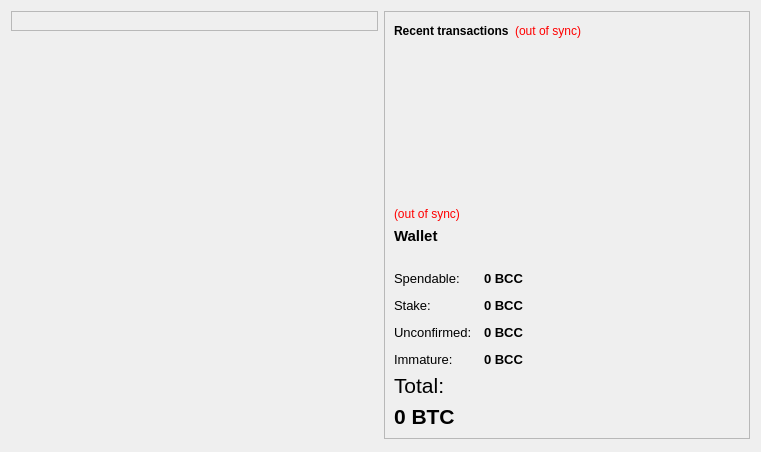
<?xml version="1.0" encoding="UTF-8"?>
<ui version="4.0">
 <class>OverviewPage</class>
 <widget class="QWidget" name="OverviewPage">
  <property name="geometry">
   <rect>
    <x>0</x>
    <y>0</y>
    <width>761</width>
    <height>452</height>
   </rect>
  </property>
  <property name="windowTitle">
   <string>Form</string>
  </property>
  <layout class="QHBoxLayout" name="horizontalLayout" stretch="1,1">
   <item>
    <layout class="QVBoxLayout" name="verticalLayout_2">
     <item>
      <widget class="QFrame" name="frame">
       <property name="frameShape">
        <enum>QFrame::StyledPanel</enum>
       </property>
       <property name="frameShadow">
        <enum>QFrame::Raised</enum>
       </property>
       <layout class="QVBoxLayout" name="verticalLayout_4">
        <item>
         <layout class="QHBoxLayout" name="horizontalLayout_4"/>
        </item>
       </layout>
      </widget>
     </item>
     <item>
      <spacer name="verticalSpacer">
       <property name="orientation">
        <enum>Qt::Vertical</enum>
       </property>
       <property name="sizeHint" stdset="0">
        <size>
         <width>20</width>
         <height>40</height>
        </size>
       </property>
      </spacer>
     </item>
    </layout>
   </item>
   <item>
    <layout class="QVBoxLayout" name="verticalLayout_3">
     <item>
      <widget class="QFrame" name="frame_2">
       <property name="frameShape">
        <enum>QFrame::StyledPanel</enum>
       </property>
       <property name="frameShadow">
        <enum>QFrame::Raised</enum>
       </property>
       <layout class="QVBoxLayout" name="verticalLayout">
        <item>
         <layout class="QHBoxLayout" name="horizontalLayout_2">
          <item>
           <widget class="QLabel" name="label_4">
            <property name="text">
             <string>&lt;b&gt;Recent transactions&lt;/b&gt;</string>
            </property>
           </widget>
          </item>
          <item>
           <widget class="QLabel" name="labelTransactionsStatus">
            <property name="toolTip">
             <string>The displayed information may be out of date. Your wallet automatically synchronizes with the USDE network after a connection is established, but this process has not completed yet.</string>
            </property>
            <property name="styleSheet">
             <string notr="true">QLabel { color: red; }</string>
            </property>
            <property name="text">
             <string notr="true">(out of sync)</string>
            </property>
            <property name="alignment">
             <set>Qt::AlignRight|Qt::AlignTrailing|Qt::AlignVCenter</set>
            </property>
           </widget>
          </item>
          <item>
           <spacer name="horizontalSpacer">
            <property name="orientation">
             <enum>Qt::Horizontal</enum>
            </property>
            <property name="sizeHint" stdset="0">
             <size>
              <width>40</width>
              <height>20</height>
             </size>
            </property>
           </spacer>
          </item>
         </layout>
        </item>
        <item>
         <widget class="QListView" name="listTransactions">
          <property name="styleSheet">
           <string notr="true">QListView { background: transparent; }</string>
          </property>
          <property name="frameShape">
           <enum>QFrame::NoFrame</enum>
          </property>
          <property name="verticalScrollBarPolicy">
           <enum>Qt::ScrollBarAlwaysOff</enum>
          </property>
          <property name="horizontalScrollBarPolicy">
           <enum>Qt::ScrollBarAlwaysOff</enum>
          </property>
          <property name="selectionMode">
           <enum>QAbstractItemView::NoSelection</enum>
          </property>
         </widget>
        </item>
        <item>
         <widget class="QLabel" name="labelWalletStatus">
          <property name="toolTip">
           <string>The displayed information may be out of date. Your wallet automatically synchronizes with the USDE network after a connection is established, but this process has not completed yet.</string>
          </property>
          <property name="styleSheet">
           <string notr="true">QLabel { color: red; }</string>
          </property>
          <property name="text">
           <string notr="true">(out of sync)</string>
          </property>
          <property name="alignment">
           <set>Qt::AlignLeading|Qt::AlignLeft|Qt::AlignVCenter</set>
          </property>
         </widget>
        </item>
        <item>
         <widget class="QLabel" name="label_5">
          <property name="font">
           <font>
            <pointsize>11</pointsize>
            <weight>75</weight>
            <bold>true</bold>
           </font>
          </property>
          <property name="text">
           <string>Wallet</string>
          </property>
         </widget>
        </item>
        <item>
         <spacer name="horizontalSpacer_2">
          <property name="orientation">
           <enum>Qt::Horizontal</enum>
          </property>
          <property name="sizeHint" stdset="0">
           <size>
            <width>40</width>
            <height>20</height>
           </size>
          </property>
         </spacer>
        </item>
        <item>
         <layout class="QFormLayout" name="formLayout_2">
          <property name="fieldGrowthPolicy">
           <enum>QFormLayout::AllNonFixedFieldsGrow</enum>
          </property>
          <property name="horizontalSpacing">
           <number>12</number>
          </property>
          <property name="verticalSpacing">
           <number>12</number>
          </property>
          <item row="0" column="0">
           <widget class="QLabel" name="label">
            <property name="font">
             <font>
              <pointsize>10</pointsize>
             </font>
            </property>
            <property name="text">
             <string>Spendable:</string>
            </property>
           </widget>
          </item>
          <item row="0" column="1">
           <widget class="QLabel" name="labelBalance">
            <property name="font">
             <font>
              <pointsize>10</pointsize>
              <weight>75</weight>
              <bold>true</bold>
             </font>
            </property>
            <property name="cursor">
             <cursorShape>IBeamCursor</cursorShape>
            </property>
            <property name="toolTip">
             <string>Your current spendable balance</string>
            </property>
            <property name="text">
             <string notr="true">0 BCC</string>
            </property>
            <property name="textInteractionFlags">
             <set>Qt::LinksAccessibleByMouse|Qt::TextSelectableByKeyboard|Qt::TextSelectableByMouse</set>
            </property>
           </widget>
          </item>
          <item row="1" column="0">
           <widget class="QLabel" name="label_6">
            <property name="font">
             <font>
              <pointsize>10</pointsize>
             </font>
            </property>
            <property name="text">
             <string>Stake:</string>
            </property>
           </widget>
          </item>
          <item row="1" column="1">
           <widget class="QLabel" name="labelStake">
            <property name="font">
             <font>
              <pointsize>10</pointsize>
              <weight>75</weight>
              <bold>true</bold>
             </font>
            </property>
            <property name="cursor">
             <cursorShape>IBeamCursor</cursorShape>
            </property>
            <property name="toolTip">
             <string>Total of coins that was staked, and do not yet count toward the current balance</string>
            </property>
            <property name="text">
             <string notr="true">0 BCC</string>
            </property>
            <property name="textInteractionFlags">
             <set>Qt::LinksAccessibleByMouse|Qt::TextSelectableByKeyboard|Qt::TextSelectableByMouse</set>
            </property>
           </widget>
          </item>
          <item row="2" column="0">
           <widget class="QLabel" name="label_3">
            <property name="font">
             <font>
              <pointsize>10</pointsize>
             </font>
            </property>
            <property name="text">
             <string>Unconfirmed:</string>
            </property>
           </widget>
          </item>
          <item row="2" column="1">
           <widget class="QLabel" name="labelUnconfirmed">
            <property name="font">
             <font>
              <pointsize>10</pointsize>
              <weight>75</weight>
              <bold>true</bold>
             </font>
            </property>
            <property name="cursor">
             <cursorShape>IBeamCursor</cursorShape>
            </property>
            <property name="toolTip">
             <string>Total of transactions that have yet to be confirmed, and do not yet count toward the current balance</string>
            </property>
            <property name="text">
             <string notr="true">0 BCC</string>
            </property>
            <property name="textInteractionFlags">
             <set>Qt::LinksAccessibleByMouse|Qt::TextSelectableByKeyboard|Qt::TextSelectableByMouse</set>
            </property>
           </widget>
          </item>
          <item row="3" column="0">
           <widget class="QLabel" name="labelImmatureText">
            <property name="font">
             <font>
              <pointsize>10</pointsize>
             </font>
            </property>
            <property name="text">
             <string>Immature:</string>
            </property>
           </widget>
          </item>
          <item row="3" column="1">
           <widget class="QLabel" name="labelImmature">
            <property name="font">
             <font>
              <pointsize>10</pointsize>
              <weight>75</weight>
              <bold>true</bold>
             </font>
            </property>
            <property name="toolTip">
             <string>Mined balance that has not yet matured</string>
            </property>
            <property name="text">
             <string notr="true">0 BCC</string>
            </property>
            <property name="textInteractionFlags">
             <set>Qt::LinksAccessibleByMouse|Qt::TextSelectableByKeyboard|Qt::TextSelectableByMouse</set>
            </property>
           </widget>
          </item>
         </layout>
        </item>
        <item>
         <widget class="QLabel" name="labelTotalText">
          <property name="font">
           <font>
            <family>Arial</family>
            <pointsize>16</pointsize>
           </font>
          </property>
          <property name="text">
           <string>Total:</string>
          </property>
         </widget>
        </item>
        <item>
         <widget class="QLabel" name="labelTotal">
          <property name="font">
           <font>
            <family>Arial</family>
            <pointsize>16</pointsize>
            <weight>75</weight>
            <bold>true</bold>
           </font>
          </property>
          <property name="cursor">
           <cursorShape>IBeamCursor</cursorShape>
          </property>
          <property name="toolTip">
           <string>Your current total balance</string>
          </property>
          <property name="text">
           <string notr="true">0 BTC</string>
          </property>
          <property name="textInteractionFlags">
           <set>Qt::LinksAccessibleByMouse|Qt::TextSelectableByKeyboard|Qt::TextSelectableByMouse</set>
          </property>
         </widget>
        </item>
       </layout>
      </widget>
     </item>
     <item>
      <spacer name="verticalSpacer_2">
       <property name="orientation">
        <enum>Qt::Vertical</enum>
       </property>
       <property name="sizeHint" stdset="0">
        <size>
         <width>20</width>
         <height>40</height>
        </size>
       </property>
      </spacer>
     </item>
    </layout>
   </item>
  </layout>
 </widget>
 <resources/>
 <connections/>
</ui>
